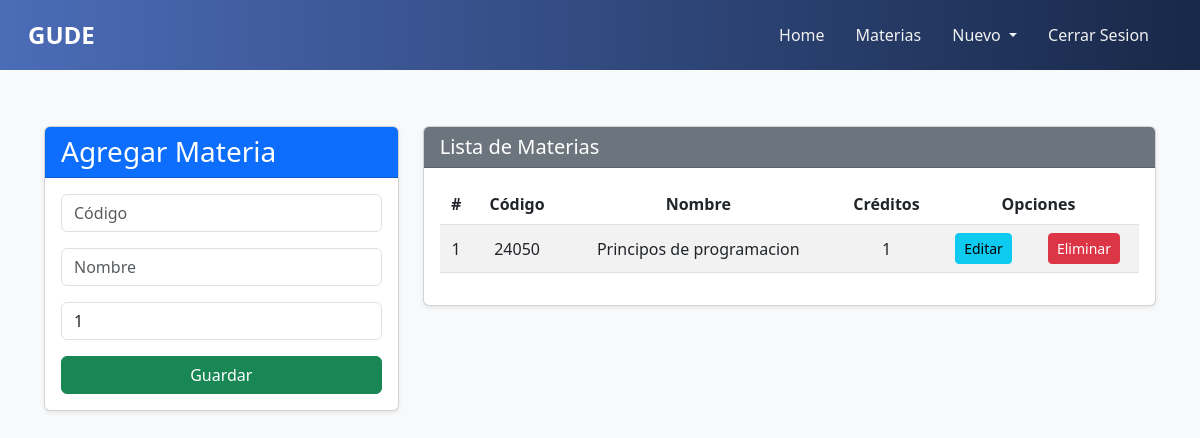
Page /materias/ on the earlier database version.
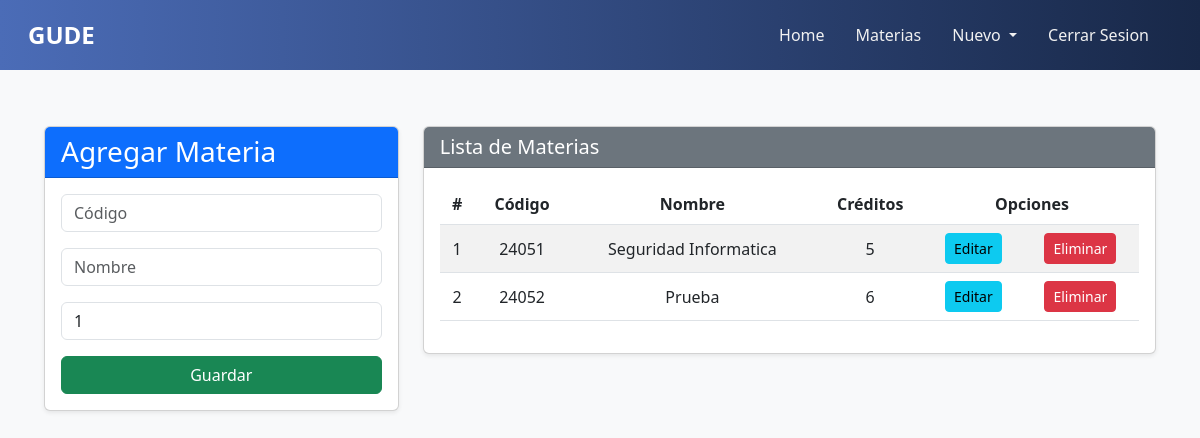
Same page on the later database version.
### Aplicaciones/General/models.py (models this page shows, shortened)
class Curso(models.Model):
    codigo = models.CharField(primary_key=True, max_length=6)
    nombre = models.CharField(max_length=50)
    creditos = models.PositiveSmallIntegerField()

### Aplicaciones/General/views.py (the view)
# urls.py: path('materias/', views.materias, name='materias'),
def materias(request):
    cursos = Curso.objects.all()
    return render(request, "Materias.html", {"cursos": cursos})

### Aplicaciones/General/templates/Materias.html (shortened to what this page needs)
{% extends './base.html' %}
{% load static %}
{% block body %}
<div class="container mt-4">
  <div class="row">
    <div class="col-md-4">
      <div class="card shadow-sm">
        <div class="card-header bg-primary text-white">
          <h3 class="mb-0">Agregar Materia</h3>
        </div>
        <div class="card-body">
          <form action="{% url 'registrarMateria' %}" method="post">
            <div class="form-group mb-3">
              <input type="text" name="txtCodigo" id="txtCodigo" class="form-control" placeholder="Código" minlength="5" maxlength="5" required />
            </div>
            <div class="form-group mb-3">
              <input type="text" name="txtNombre" id="txtNombre" class="form-control" placeholder="Nombre" maxlength="50" required />
            </div>
            <div class="form-group mb-3">
              <input type="number" name="numCreditos" id="numCreditos" class="form-control" placeholder="Créditos" min="1" max="9" value="1" required />
            </div>
            <button type="submit" class="btn btn-success w-100">Guardar</button>
          </form>
        </div>
      </div>
    </div>
    <div class="col-md-8">
      <div class="card shadow-sm">
        <div class="card-header bg-secondary text-white">
          <h5 class="mb-0">Lista de Materias</h5>
        </div>
        <div class="card-body table-responsive">
          <table class="table table-striped table-hover">
            <thead>
              <tr>
                <th>#</th>
                <th>Código</th>
                <th>Nombre</th>
                <th>Créditos</th>
                <th colspan="2">Opciones</th>
              </tr>
            </thead>
            <tbody>
              {% for c in cursos %}
              <tr>
                <td>{{ forloop.counter }}</td>
                <td>{{ c.codigo }}</td>
                <td>{{ c.nombre }}</td>
                <td>{{ c.creditos }}</td>
                <td><a href="{% url 'edicionCurso' c.codigo %}" class="btn btn-info btn-sm">Editar</a></td>
                <td><a href="{% url 'eliminacionCurso' c.codigo %}" class="btn btn-danger btn-sm btnEliminacion">Eliminar</a></td>
              </tr>
              {% empty %}
              <tr>
                <td colspan="6" class="text-center text-muted">No hay materias registradas</td>
              </tr>
              {% endfor %}
            </tbody>
          </table>
        </div>
      </div>
    </div>
  </div>
</div>
{% endblock %}

Differences in the rows shown:
removed Curso: codigo "24050", nombre "Principos de programacion", creditos "1"
added Curso: codigo "24051", nombre "Seguridad Informatica", creditos "5"
added Curso: codigo "24052", nombre "Prueba", creditos "6"
